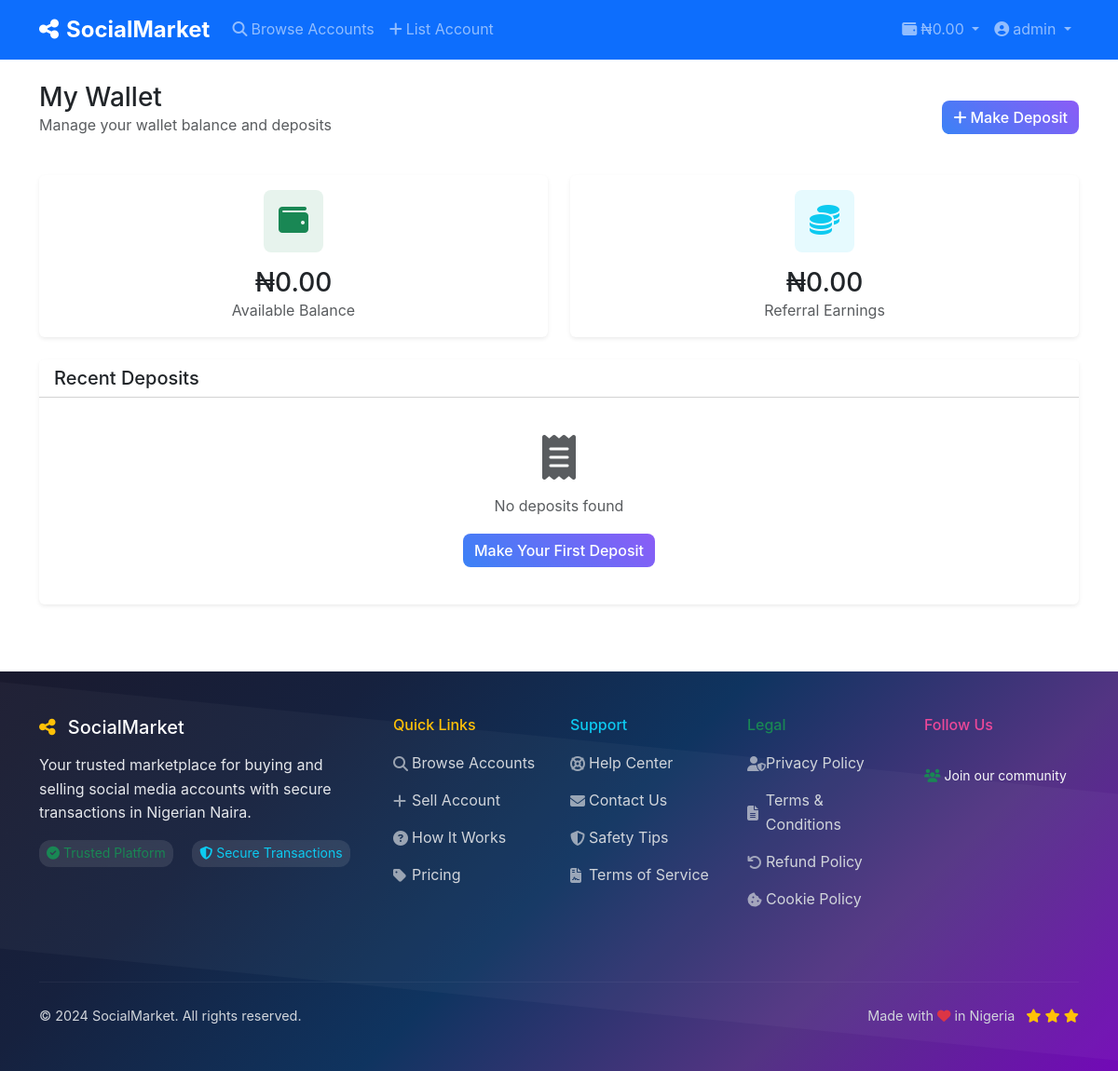
Page /wallet (signed in) on the committed database.
### app.py (models this page shows, shortened)
class User(UserMixin, db.Model):
    id = db.Column(db.Integer, primary_key=True)
    username = db.Column(db.String(80), unique=True, nullable=False)
    email = db.Column(db.String(120), unique=True, nullable=False)
    password_hash = db.Column(db.String(255), nullable=False)
    role = db.Column(db.String(20), default='user')  # user, admin
    first_name = db.Column(db.String(50))
    last_name = db.Column(db.String(50))
    phone = db.Column(db.String(20))
    profile_pic = db.Column(db.String(255))
    bio = db.Column(db.Text)
    is_verified = db.Column(db.Boolean, default=False)
    is_active = db.Column(db.Boolean, default=True)
    is_banned = db.Column(db.Boolean, default=False)
    wallet_balance = db.Column(db.Numeric(10, 2), default=0.00)
    referral_code = db.Column(db.String(20), unique=True)
    referred_by = db.Column(db.Integer, db.ForeignKey('user.id'))
    referral_earnings = db.Column(db.Numeric(10, 2), default=0.00)
    created_at = db.Column(db.DateTime, default=datetime.utcnow)
    last_login = db.Column(db.DateTime)
    accounts_for_sale = db.relationship('SocialAccount', foreign_keys='SocialAccount.seller_id', backref='seller', lazy=True)
    purchases = db.relationship('Purchase', foreign_keys='Purchase.buyer_id', backref='buyer', lazy=True)
    deposits = db.relationship('WalletDeposit', foreign_keys='WalletDeposit.user_id', backref='user', lazy=True)
    referrals = db.relationship('User', backref=db.backref('referrer', remote_side=[id]))

### app.py (the view)
@app.route('/wallet')
@login_required
def wallet():
    page = request.args.get('page', 1, type=int)
    deposits = WalletDeposit.query.filter_by(user_id=current_user.id).order_by(
        WalletDeposit.created_at.desc()
    ).paginate(page=page, per_page=10, error_out=False)
    return render_template('wallet.html', deposits=deposits)

### templates/wallet.html (shortened to what this page needs)
{% extends "base.html" %}
{% block content %}
<div class="container py-4">
    <div class="row">
        <div class="col-12">
            <div class="d-flex justify-content-between align-items-center mb-4">
                <div>
                    <h1 class="h3 mb-0">My Wallet</h1>
                    <p class="text-muted">Manage your wallet balance and deposits</p>
                </div>
                <a href="{{ url_for('deposit') }}" class="btn btn-primary">
                    <i class="fas fa-plus me-1"></i>Make Deposit
                </a>
            </div>
        </div>
    </div>
    <div class="row mb-4">
        <div class="col-md-6">
            <div class="card border-0 shadow-sm">
                <div class="card-body text-center">
                    <div class="bg-success bg-opacity-10 rounded-3 p-3 d-inline-block mb-3">
                        <i class="fas fa-wallet text-success fa-2x"></i>
                    </div>
                    <h3 class="mb-0">₦{{ "%.2f"|format(current_user.wallet_balance) }}</h3>
                    <p class="text-muted mb-0">Available Balance</p>
                </div>
            </div>
        </div>
        <div class="col-md-6">
            <div class="card border-0 shadow-sm">
                <div class="card-body text-center">
                    <div class="bg-info bg-opacity-10 rounded-3 p-3 d-inline-block mb-3">
                        <i class="fas fa-coins text-info fa-2x"></i>
                    </div>
                    <h3 class="mb-0">₦{{ "%.2f"|format(current_user.referral_earnings) }}</h3>
                    <p class="text-muted mb-0">Referral Earnings</p>
                </div>
            </div>
        </div>
    </div>
    <div class="card border-0 shadow-sm">
        <div class="card-header bg-white">
            <h5 class="card-title mb-0">Recent Deposits</h5>
        </div>
        <div class="card-body">
            {% if deposits.items %}
            <div class="table-responsive">
                <table class="table table-hover">
                    <thead>
                        <tr>
                            <th>Date</th>
                            <th>Amount</th>
                            <th>Status</th>
                            <th>Reference</th>
                        </tr>
                    </thead>
                    <tbody>
                        {% for deposit in deposits.items %}
                        <tr>
                            <td>{{ deposit.created_at.strftime('%Y-%m-%d %H:%M') }}</td>
                            <td>₦{{ "%.2f"|format(deposit.amount) }}</td>
                            <td>
                                {% if deposit.status == 'confirmed' %}
                                    <span class="badge bg-success">Confirmed</span>
                                {% elif deposit.status == 'pending' %}
                                    <span class="badge bg-warning">Pending</span>
                                {% else %}
                                    <span class="badge bg-danger">Rejected</span>
                                {% endif %}
                            </td>
                            <td>{{ deposit.reference_number or 'N/A' }}</td>
                        </tr>
                        {% endfor %}
                    </tbody>
                </table>
            </div>
            {% if deposits.pages > 1 %}
            <nav aria-label="Deposits pagination">
                <ul class="pagination justify-content-center">
                    {% for page_num in deposits.iter_pages() %}
                        {% if page_num %}
                            {% if page_num != deposits.page %}
                                <li class="page-item">
                                    <a class="page-link" href="{{ url_for('wallet', page=page_num) }}">{{ page_num }}</a>
                                </li>
                            {% else %}
                                <li class="page-item active">
                                    <span class="page-link">{{ page_num }}</span>
                                </li>
                            {% endif %}
                        {% else %}
                            <li class="page-item disabled">
                                <span class="page-link">...</span>
                            </li>
                        {% endif %}
                    {% endfor %}
                </ul>
            </nav>
            {% endif %}
            {% else %}
            <div class="text-center py-4">
                <i class="fas fa-receipt fa-3x text-muted mb-3"></i>
                <p class="text-muted">No deposits found</p>
                <a href="{{ url_for('deposit') }}" class="btn btn-primary">Make Your First Deposit</a>
            </div>
            {% endif %}
        </div>
    </div>
</div>
{% endblock %}

### templates/base.html (shortened to what this page needs)
<!DOCTYPE html>
<html lang="en">
<head>
    <link href="https://cdn.jsdelivr.net/npm/bootstrap@5.3.0/dist/css/bootstrap.min.css" rel="stylesheet">
    <link href="https://cdnjs.cloudflare.com/ajax/libs/font-awesome/6.4.0/css/all.min.css" rel="stylesheet">
    <link href="{{ url_for('static', filename='css/style.css') }}" rel="stylesheet">
</head>
<body>
    <nav class="navbar navbar-expand-lg navbar-dark bg-primary sticky-top">
        <div class="container">
            <a class="navbar-brand fw-bold" href="{{ url_for('index') }}">
                <i class="fas fa-share-alt me-2"></i>SocialMarket
            </a>
            <div class="collapse navbar-collapse" id="navbarNav">
                <ul class="navbar-nav me-auto">
                    <li class="nav-item">
                        <a class="nav-link" href="{{ url_for('browse') }}">
                            <i class="fas fa-search me-1"></i>Browse Accounts
                        </a>
                    </li>
                    {% if current_user.is_authenticated %}
                    <li class="nav-item">
                        <a class="nav-link" href="{{ url_for('list_account') }}">
                            <i class="fas fa-plus me-1"></i>List Account
                        </a>
                    </li>
                    {% endif %}
                </ul>
                <ul class="navbar-nav">
                    {% if current_user.is_authenticated %}
                    <li class="nav-item dropdown">
                        <a class="nav-link dropdown-toggle" href="#" role="button" data-bs-toggle="dropdown">
                            <i class="fas fa-wallet me-1"></i>₦{{ "%.2f"|format(current_user.wallet_balance) }}
                        </a>
                    </li>
                    <li class="nav-item dropdown">
                        <a class="nav-link dropdown-toggle" href="#" role="button" data-bs-toggle="dropdown">
                            <i class="fas fa-user-circle me-1"></i>{{ current_user.username }}
                        </a>
                    </li>
                    {% endif %}
                </ul>
            </div>
        </div>
    </nav>
    <main>
        {% block content %}{% endblock %}
    </main>
    <footer class="footer-colorful text-light py-5 mt-5">
        <div class="container">
            <div class="row">
                <div class="col-lg-4 mb-4">
                    <h5 class="text-white mb-3">
                        <i class="fas fa-share-alt me-2 text-warning"></i>
                        {% if settings and settings.site_name %}{{ settings.site_name }}{% else %}SocialMarket{% endif %}
                    </h5>
                    <p class="footer-text">Your trusted marketplace for buying and selling social media accounts with secure transactions in Nigerian Naira.</p>
                    <div class="footer-stats mt-3">
                        <small class="text-success"><i class="fas fa-check-circle me-1"></i>Trusted Platform</small>
                        <small class="text-info ms-3"><i class="fas fa-shield-alt me-1"></i>Secure Transactions</small>
                    </div>
                </div>
                <div class="col-lg-2 mb-4">
                    <h6 class="text-warning mb-3">Quick Links</h6>
                    <ul class="list-unstyled footer-links">
                        <li><a href="{{ url_for('browse') }}" class="footer-link">
                            <i class="fas fa-search me-1"></i>Browse Accounts
                        </a></li>
                        {% if current_user.is_authenticated %}
                        <li><a href="{{ url_for('list_account') }}" class="footer-link">
                            <i class="fas fa-plus me-1"></i>Sell Account
                        </a></li>
                        {% endif %}
                        <li><a href="{% if settings and settings.how_it_works_url %}{{ settings.how_it_works_url }}{% else %}#{% endif %}" class="footer-link">
                            <i class="fas fa-question-circle me-1"></i>How It Works
                        </a></li>
                        <li><a href="{% if settings and settings.pricing_url %}{{ settings.pricing_url }}{% else %}#{% endif %}" class="footer-link">
                            <i class="fas fa-tag me-1"></i>Pricing
                        </a></li>
                    </ul>
                </div>
                <div class="col-lg-2 mb-4">
                    <h6 class="text-info mb-3">Support</h6>
                    <ul class="list-unstyled footer-links">
                        <li><a href="{% if settings and settings.help_center_url %}{{ settings.help_center_url }}{% else %}#{% endif %}" class="footer-link">
                            <i class="fas fa-life-ring me-1"></i>Help Center
                        </a></li>
                        <li><a href="{% if settings and settings.contact_us_url %}{{ settings.contact_us_url }}{% else %}#{% endif %}" class="footer-link">
                            <i class="fas fa-envelope me-1"></i>Contact Us
                        </a></li>
                        <li><a href="{% if settings and settings.safety_tips_url %}{{ settings.safety_tips_url }}{% else %}#{% endif %}" class="footer-link">
                            <i class="fas fa-shield-alt me-1"></i>Safety Tips
                        </a></li>
                        <li><a href="{% if settings and settings.terms_of_service_url %}{{ settings.terms_of_service_url }}{% else %}#{% endif %}" class="footer-link">
                            <i class="fas fa-file-contract me-1"></i>Terms of Service
                        </a></li>
                    </ul>
                </div>
                <div class="col-lg-2 mb-4">
                    <h6 class="text-success mb-3">Legal</h6>
                    <ul class="list-unstyled footer-links">
                        <li><a href="{% if settings and settings.privacy_policy_url %}{{ settings.privacy_policy_url }}{% else %}#{% endif %}" class="footer-link">
                            <i class="fas fa-user-shield me-1"></i>Privacy Policy
                        </a></li>
                        <li><a href="{% if settings and settings.terms_of_service_url %}{{ settings.terms_of_service_url }}{% else %}#{% endif %}" class="footer-link">
                            <i class="fas fa-file-alt me-1"></i>Terms & Conditions
                        </a></li>
                        <li><a href="{% if settings and settings.refund_policy_url %}{{ settings.refund_policy_url }}{% else %}#{% endif %}" class="footer-link">
                            <i class="fas fa-undo me-1"></i>Refund Policy
                        </a></li>
                        <li><a href="{% if settings and settings.cookie_policy_url %}{{ settings.cookie_policy_url }}{% else %}#{% endif %}" class="footer-link">
                            <i class="fas fa-cookie-bite me-1"></i>Cookie Policy
                        </a></li>
                    </ul>
                </div>
                <div class="col-lg-2 mb-4">
                    <h6 class="text-pink mb-3">Follow Us</h6>
                    <div class="mt-3">
                        <small class="text-light">
                            <i class="fas fa-users me-1 text-success"></i>Join our community
                        </small>
                    </div>
                </div>
            </div>
            <hr class="footer-divider">
            <div class="row align-items-center">
                <div class="col-md-6">
                    <p class="footer-copyright mb-0">
                        &copy; 2024 {% if settings and settings.site_name %}{{ settings.site_name }}{% else %}SocialMarket{% endif %}. All rights reserved.
                    </p>
                </div>
                <div class="col-md-6 text-md-end">
                    <p class="footer-made mb-0">
                        Made with <i class="fas fa-heart text-danger"></i> in Nigeria
                        <span class="ms-2">
                            <i class="fas fa-star text-warning"></i>
                            <i class="fas fa-star text-warning"></i>
                            <i class="fas fa-star text-warning"></i>
                        </span>
                    </p>
                </div>
            </div>
        </div>
    </footer>
</body>
</html>

### rows in the picture
User: wallet_balance "0.00", username "admin", referral_earnings "0.00"
